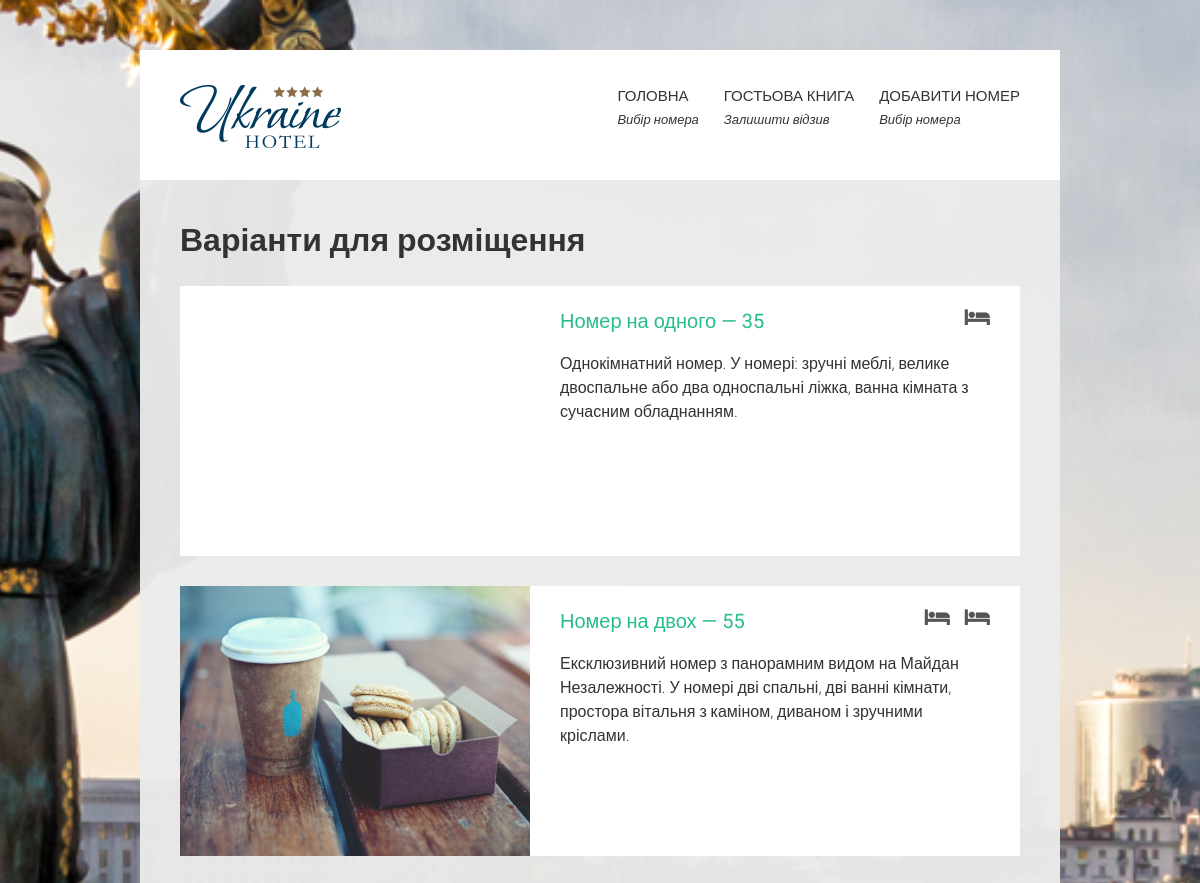
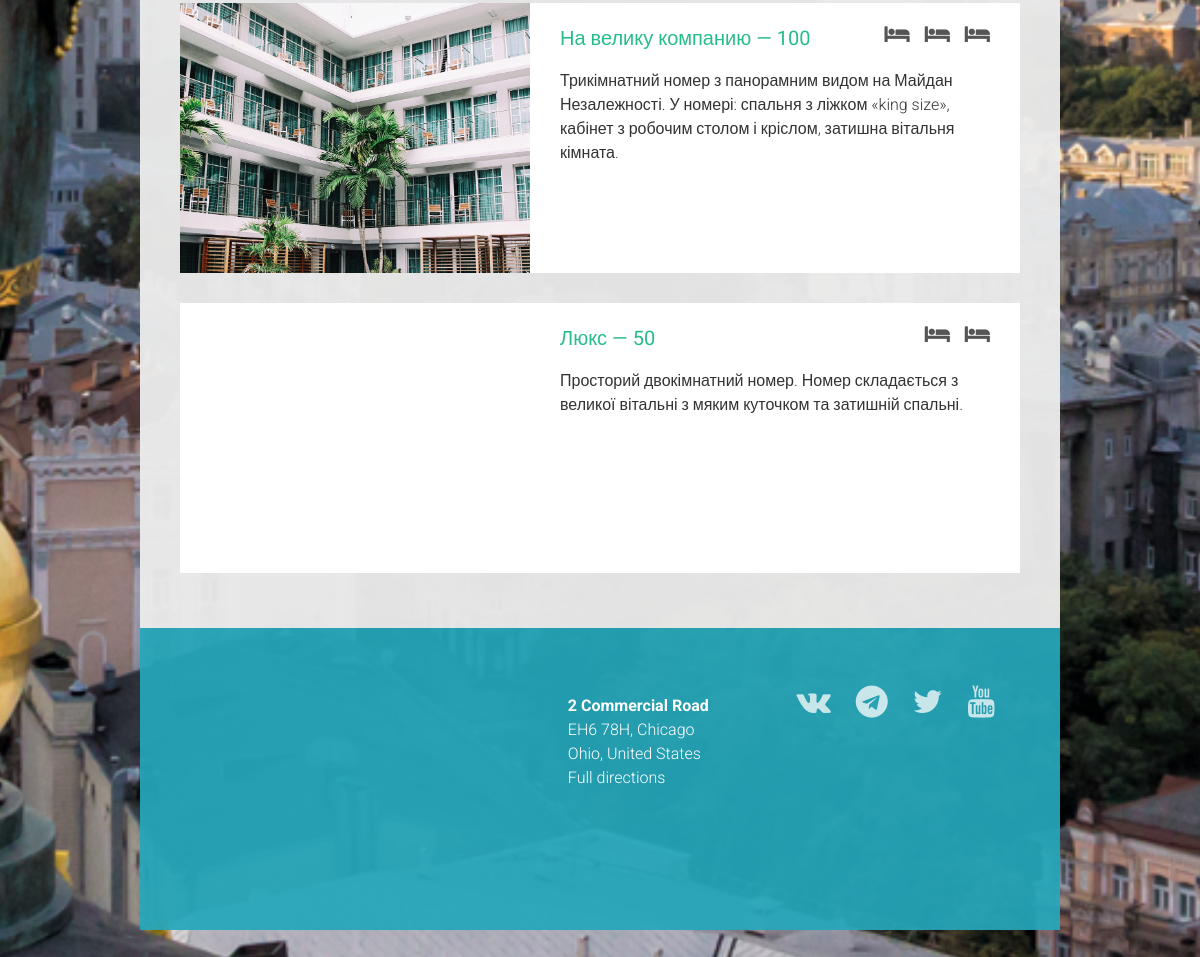
Page /app/index.php on the committed database (2 pictures, top to bottom).
### tables this page shows
CREATE TABLE `appartments` (
  `id` int(11) NOT NULL,
  `title` varchar(255) NOT NULL,
  `description` text NOT NULL,
  `beds` int(11) NOT NULL,
  `img` varchar(255) NOT NULL,
  `price` int(11) NOT NULL
);

### app/index.php (the view, shortened to what this page needs)
<?php
$link = db_connect();
$query = "SELECT * FROM appartments";
$result = mysqli_query($link, $query);
$n = mysqli_num_rows($result);
$appartments = array();
for ( $i = 0; $i < $n; $i++ ) {
	$row = mysqli_fetch_assoc($result);
	$appartments[] = $row;
}
?>
<!DOCTYPE html>
<html lang="en">
<head>
	<link rel="stylesheet" href="css/main.css"/>
	<link rel="stylesheet" href="libs/jquery-ui-1.12.1.custom/jquery-ui.min.css"/>
	<link rel="stylesheet" href="libs/jquery-ui-1.12.1.custom/jquery-ui.structure.css"/>
	<link rel="stylesheet" href="libs/jquery-ui-1.12.1.custom/jquery-ui.theme.min.css"/>
	<link rel="stylesheet" href="https://cdnjs.cloudflare.com/ajax/libs/font-awesome/4.7.0/css/font-awesome.min.css"/>
</head>
<body>
	<div class="wrapper">
		<div class="section-content">
			<h1>Варіанти для розміщення</h1>
			<?php
			foreach ($appartments as $value) {
				?>
				<div class="appartment">
					<div class="appartment__img" style="background-image: url(img/room/<?php echo $value[img]; ?>);"></div>
					<div class="appartment__desc">
						<div class="appartment__header">
							<div class="appartment__title"><?php echo($value[title] . " — " . $value[price]); ?></div>
							<div class="appartment__beds">
								<?php
									for ($i=0; $i < $value[beds]; $i++) {
										echo'<div class="fa fa-bed"></div>';
									}
								?>
							</div>
						</div>
						<div class="appartment__text">
							<p><?php echo $value[description]; ?></p>
						</div>
					</div>
				</div>
				<?php
			}
			?>
		</div>
		<div class="section-footer">
			<div class="map">
				<iframe src="https://www.google.com/maps/embed?pb=!1m18!1m12!1m3!1d5740.709414819223!2d115.1689508123794!3d-8.716764730321545!2m3!1f0!2f0!3f0!3m2!1i1024!2i768!4f13.1!3m3!1m2!1s0x2dd246becfdf3a21%3A0xc9b3a559671f273b!2sBounty+Hotel!5e0!3m2!1sru!2sru!4v1516788876021" width="300" height="200" frameborder="0" style="border:0" allowfullscreen></iframe>
			</div>
			<div class="address">
				<p><strong>2 Commercial Road <br></strong>EH6 78H, Chicago <br>
					Ohio, United States <br>
					Full directions
				</p>
			</div>
			<div class="footer__social"><a href="#" target="_blank"><i class="fa fa-vk"></i></a><a href="#" target="_blank"><i class="fa fa-telegram"></i></a><a href="#" target="_blank"><i class="fa fa-twitter"></i></a><a href="#" target="_blank"><i class="fa fa-youtube"></i></a></div>
		</div>
	</div>
</body>
</html>

### app/css/main.css (style rules this page uses)
html, body { height: 100%; margin: 0; padding: 0; }
* { -webkit-box-sizing: border-box; -moz-box-sizing: border-box; box-sizing: border-box; }
body { font-family: 'Roboto', sans-serif; font-size: 16px; line-height: 1.5; font-weight: 300; color: #333; background-color: #FFF; background-image: url("../img/bg/bg-island.jpg"); background-repeat: no-repeat; background-position: center; -webkit-background-size: cover; -o-background-size: cover; background-size: cover; background-attachment: fixed; }
img { max-width: 100%; }
.wrapper { max-width: 920px; margin-left: auto; margin-right: auto; padding-top: 50px; padding-bottom: 50px; }
.section-content { background-color: #ecececf5; padding: 15px 40px 25px 40px; }
.appartment { display: flex; background-color: #FFF; margin-bottom: 30px; }
.appartment__img { min-width: 350px; min-height: 270px; background-repeat: no-repeat; background-position: center; -webkit-background-size: cover; -o-background-size: cover; background-size: cover; }
.appartment__desc { padding: 20px 30px; }
.appartment__header { display: flex; -webkit-justify-content: space-between; justify-content: space-between; }
.appartment__title { color: #26bc8c; font-size: 20px; font-weight: 400; }
.appartment__beds .fa-bed { margin-left: 15px; font-size: 22px; color: #555 !important; }
.appartment__text { margin: 15px 0px 0px 0px; }
.appartment__text p { font-weight: 300; }
.section-header { padding: 35px 40px 25px 40px; background-color: #FFF; display: flex; -webkit-justify-content: space-between; justify-content: space-between; }
.navigation { font-size: 22px; font-weight: 700; text-transform: uppercase; font-size: 15px; }
.navigation ul { margin: 0; padding: 0; list-style-type: none; display: flex; -webkit-flex-direction: row; -ms-flex-direction: row; flex-direction: row; -webkit-justify-content: flex-end; justify-content: flex-end; -webkit-align-items: center; align-items: center; }
.navigation ul li { margin: 0; padding: 0; text-align: left; text-transform: uppercase; margin-left: 25px; }
.navigation a { color: #333; font-weight: 400; text-decoration: none; display: block; }
.navigation span { text-transform: none; font-style: italic; font-size: 13px; font-weight: 300; }
.section-footer { background-color: #26a7bced; padding: 50px 40px 30px 40px; color: #FFF; font-weight: 300; line-height: 1.5; display: flex; -webkit-justify-content: space-between; justify-content: space-between; }
.section-footer p { line-height: 1.5; }
.map { padding-bottom: 15px; }
.address { padding-bottom: 15px; }
.footer__social { font-size: 32px; padding-bottom: 15px; }
.footer__social a { opacity: 0.75; color: #FFF; margin-right: 25px; }

### rows in the picture
appartments: title "Номер на одного", price "35", beds 1 (drawn), description "Однокімнатний номер. У номері: зручні меблі, велике двоспальне або два односпальні ліжка, ванна кімната з сучасним обладнанням."
appartments: img (picture), title "Номер на двох", price "55", beds 2 (drawn), description "Ексклюзивний номер з панорамним видом на Майдан Незалежності. У номері дві спальні, дві ванні кімнати, простора вітальня з каміном, диваном і зручними кріслами."
appartments: img (picture), title "На велику компанию", price "100", beds 3 (drawn), description "Трикімнатний номер з панорамним видом на Майдан Незалежності. У номері: спальня з ліжком «king size», кабінет з робочим столом і кріслом, затишна вітальня кімната."
appartments: title "Люкс", price "50", beds 2 (drawn), description "Просторий двокімнатний номер. Номер складається з великої вітальні з мяким куточком та затишній спальні."
